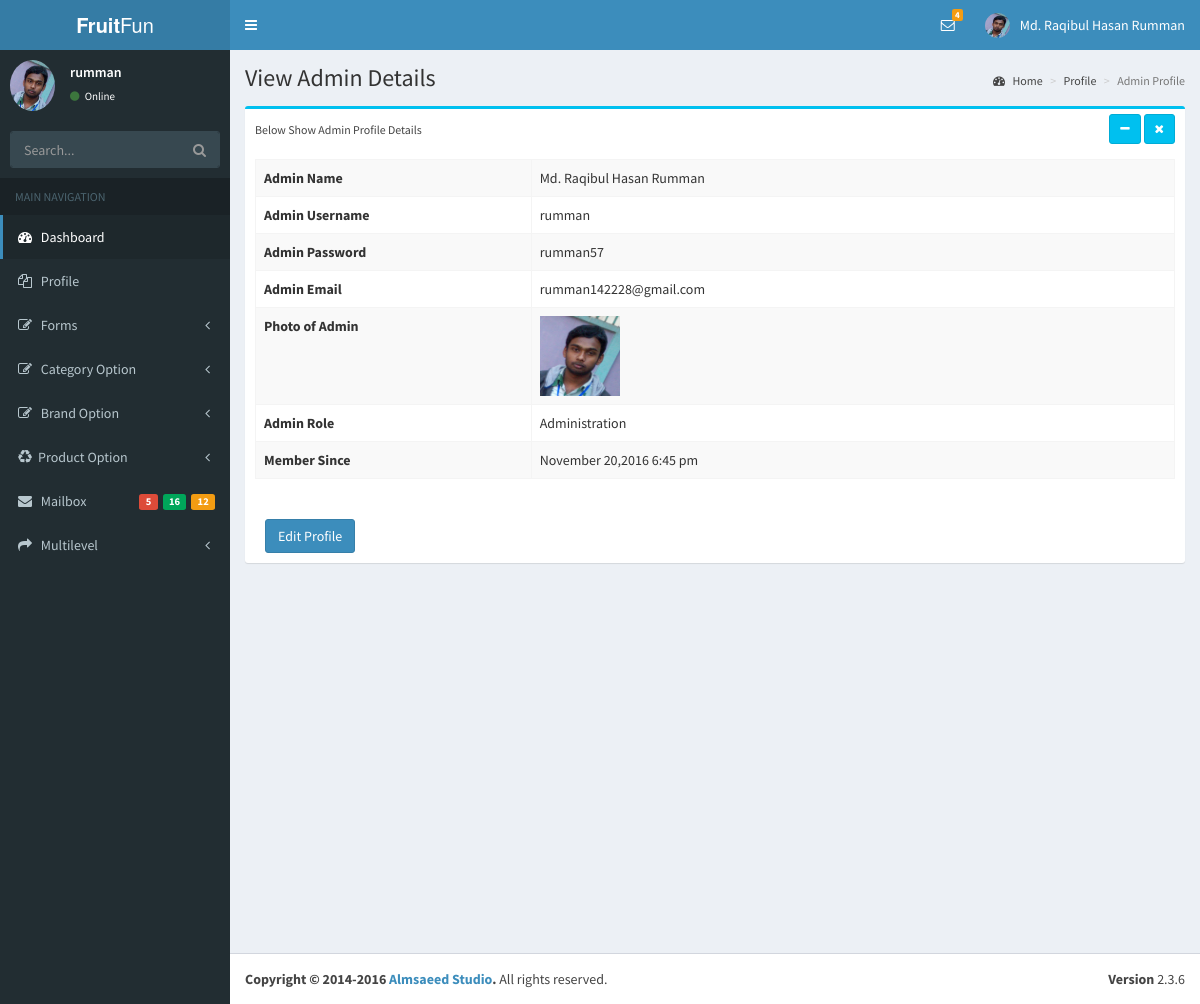
Page /myadmin/adminprofile.php (signed in) on the committed database.
### tables this page shows
CREATE TABLE `foradmin` (
  `AdminId` int(11) NOT NULL,
  `AdminName` varchar(255) NOT NULL,
  `AdminUser` varchar(255) NOT NULL,
  `AdminPass` varchar(255) NOT NULL,
  `AdminEmail` varchar(255) NOT NULL,
  `AdminImage` varchar(255) NOT NULL,
  `level` int(11) NOT NULL DEFAULT '0',
  `AdminDate` timestamp NOT NULL DEFAULT CURRENT_TIMESTAMP
);

### lib/Database.php (called while the page is built, shortened)
<?php
Class Database{
	public $host   = DB_HOST;
	public $user   = DB_USER;
	public $pass   = DB_PASS;
	public $dbname = DB_NAME;
	public $link;
	private function connectDB(){
	$this->link = new mysqli($this->host, $this->user, $this->pass, $this->dbname);
   }
	public function select($query){
		$result = $this->link->query($query) or die($this->link->error.__LINE__);
		if($result->num_rows > 0){
			return $result;
		} else {
			return false;
		}
	}
 }
?>

### lib/Session.php (called while the page is built, shortened)
<?php
  class Session{
     public static function get($key){
          if (isset($_SESSION[$key])) {
           return $_SESSION[$key];
          } else {
           return false;
          }
     }
  }
?>

### classes/Adminprofile.php (called while the page is built, shortened)
<?php
  $filepath = realpath(dirname(__FILE__));
  include_once ($filepath."/../lib/Database.php");
  include_once ($filepath."/../helpers/format.php");
class Adminprofile
{
	    private $db;
	  	function __construct()
	  	{
	  		$this->db = new Database();
	  	}
	  	public function getAdminProfileDetails($id){
	  		$query = "select * from foradmin where AdminId = '$id'";
        	$result = $this->db->select($query);
        	if($result){
        		return $result;
        	}
	  	}
}
?>

### helpers/format.php (called while the page is built, shortened)
<?php
class Format
{
	public function DateFormat($date)
	{
         return date("F j,Y  g:i a",strtotime($date));
	}
}
?>

### myadmin/adminprofile.php (the view, shortened to what this page needs)
<?php include('inc/adminheader.php');?>
<?php include('inc/adminsidebar.php');?>
<?php
 include_once ('../classes/Adminprofile.php');
 $af = new Adminprofile();
 $fm = new Format();
?>
  <div class="content-wrapper">
    <section class="content-header">
      <h1>
        View Admin Details
      </h1>
      <ol class="breadcrumb">
        <li><a href="#"><i class="fa fa-dashboard"></i> Home</a></li>
        <li><a href="#">Profile</a></li>
        <li class="active">Admin Profile</li>
      </ol>
    </section>
    <section class="content">
      <div class="row">
        <div class="col-md-12">
          <div class="box box-info">
            <div class="box-header">
              <small>Below Show Admin Profile Details</small>
              <div class="pull-right box-tools">
                <button type="button" class="btn btn-info btn-sm" data-widget="collapse" data-toggle="tooltip" title="Collapse">
                  <i class="fa fa-minus"></i></button>
                <button type="button" class="btn btn-info btn-sm" data-widget="remove" data-toggle="tooltip" title="Remove">
                  <i class="fa fa-times"></i></button>
              </div>
            </div>
            <div class="box-body pad">
             <table id="example1" class="table table-bordered table-striped">
          <?php
               $id =  Session::get('AdminId');
              $result = $af->getAdminProfileDetails($id);
             if($result){
              while ($value=$result->fetch_assoc()) {
          ?>
                <tr>
                  <th width="30%">Admin Name</th>
                  <td><?php echo $value['AdminName'];?></td>
                </tr>
                <tr>
                  <th width="30%">Admin Username</th>
                  <td><?php echo $value['AdminUser'];?></td>
                </tr>
                <tr>
                  <th width="30%">Admin Password</th>
                  <td><?php echo $value['AdminPass'];?></td>
                </tr>
                <tr>
                  <th width="30%">Admin Email</th>
                  <td><?php echo $value['AdminEmail'];?></td>
                </tr>
                <tr>
                  <th width="30%">Photo of Admin</th>
                  <td><img src="<?php echo $value['AdminImage'];?>" height="80" width="80"/></td>
                </tr>
                <tr>
                  <th width="30%">Admin Role</th>
                  <td>
                 <?php
                  if($value['level']==0)
                   echo "Administration";
                 elseif($value['level']==1)
                  echo "Author";
                 else
                  echo "Editor";?>
                  </td>
                </tr>
                <tr>
                  <th width="30%">Member Since</th>
                  <td><?php echo $fm->DateFormat($value['AdminDate']);?></td>
                </tr>
                <?php } }?>
              </table>
               <div style="margin-top:40px;margin-left:10px;">
               <a href="editadminpro.php?ape=<?php echo $id;?>"><button class="btn btn-primary">Edit Profile</button></a>
               </div>
            </div>
          </div>
        </div>
      </div>
    </section>
  </div>
<?php include('inc/foreditor.php');?>

### myadmin/inc/adminheader.php (shortened to what this page needs)
<?php
include '../lib/Session.php';
include_once '../lib/Database.php';
include_once '../helpers/format.php';
$db = new Database();
?>
<!DOCTYPE html>
<html>
<head>
  <link rel="stylesheet" href="bootstrap/css/bootstrap.min.css">
  <link rel="stylesheet" href="https://cdnjs.cloudflare.com/ajax/libs/font-awesome/4.5.0/css/font-awesome.min.css">
  <link rel="stylesheet" href="https://cdnjs.cloudflare.com/ajax/libs/ionicons/2.0.1/css/ionicons.min.css">
  <link rel="stylesheet" href="dist/css/AdminLTE.min.css">
  <link rel="stylesheet" href="dist/css/skins/_all-skins.min.css">
  <link rel="stylesheet" href="plugins/iCheck/flat/blue.css">
  <link rel="stylesheet" href="plugins/morris/morris.css">
  <link rel="stylesheet" href="plugins/jvectormap/jquery-jvectormap-1.2.2.css">
  <link rel="stylesheet" href="plugins/datepicker/datepicker3.css">
  <link rel="stylesheet" href="plugins/daterangepicker/daterangepicker.css">
  <link rel="stylesheet" href="plugins/bootstrap-wysihtml5/bootstrap3-wysihtml5.min.css">
  <link rel="stylesheet" href="../../plugins/datatables/dataTables.bootstrap.css">
</head>
<body class="hold-transition skin-blue sidebar-mini">
<div class="wrapper">
  <header class="main-header">
    <a href="index.php" class="logo">
      <span class="logo-lg"><b>Fruit</b>Fun</span>
    </a>
    <nav class="navbar navbar-static-top">
      <a href="#" class="sidebar-toggle" data-toggle="offcanvas" role="button">
      </a>
      <div class="navbar-custom-menu">
        <ul class="nav navbar-nav">
          <li class="dropdown messages-menu">
            <a href="#" class="dropdown-toggle" data-toggle="dropdown">
              <i class="fa fa-envelope-o"></i>
              <span class="label label-warning">4</span>
            </a>
          </li>
          <li class="dropdown user user-menu">
            <a href="#" class="dropdown-toggle" data-toggle="dropdown">
            <?php
             $ami = Session::get('AdminId');
             $iquery = "select * from foradmin where AdminId='$ami'";
             $iresult = $db->select($iquery);
             if($iresult){
               $ivalue = $iresult->fetch_assoc();
               $iimag = $ivalue['AdminImage'];
             }
            ?>
              <img src="<?php if(isset($iimag))echo $iimag;?>" class="user-image" alt="User Image">
              <span class="hidden-xs"><?php  if(!empty(Session::get('adminName'))) echo Session::get('adminName'); else echo Session::get('adminUser');?></span>
            </a>
          </li>
        </ul>
      </div>
    </nav>
  </header>

### myadmin/inc/adminsidebar.php (shortened to what this page needs)
<aside class="main-sidebar">
  <section class="sidebar">
    <div class="user-panel">
      <div class="pull-left image">
       <?php
           $ami = Session::get('AdminId');
           $iquery = "select * from foradmin where AdminId='$ami'";
           $iresult = $db->select($iquery);
           if($iresult){
             $ivalue = $iresult->fetch_assoc();
             $iimag = $ivalue['AdminImage'];
             $aname = $ivalue['AdminUser'];
           }
       ?>
        <img src="<?php if(isset($iimag))echo $iimag;?>" class="img-circle" alt="User Image">
      </div>
      <div class="pull-left info">
        <p><?php echo $aname;?></p>
        <a href="#"><i class="fa fa-circle text-success"></i> Online</a>
      </div>
    </div>
    <form action="#" method="get" class="sidebar-form">
      <div class="input-group">
        <input type="text" name="q" class="form-control" placeholder="Search...">
            <span class="input-group-btn">
              <button type="submit" name="search" id="search-btn" class="btn btn-flat"><i class="fa fa-search"></i>
              </button>
            </span>
      </div>
    </form>
    <ul class="sidebar-menu">
      <li class="header">MAIN NAVIGATION</li>
      <li class="active treeview">
        <a href="index.php">
          <i class="fa fa-dashboard"></i> <span>Dashboard</span>
        </a>
      </li>
       <li class="treeview">
        <a href="#">
          <i class="fa fa-files-o"></i>
          <span>Profile</span>
        </a>
      </li>
      <li class="treeview">
        <a href="#">
          <i class="fa fa-edit"></i> <span>Forms</span>
          <span class="pull-right-container">
            <i class="fa fa-angle-left pull-right"></i>
          </span>
        </a>
      </li>
      <li class="treeview">
        <a href="#">
          <i class="fa fa-edit"></i> <span>Category Option</span>
          <span class="pull-right-container">
            <i class="fa fa-angle-left pull-right"></i>
          </span>
        </a>
      </li>
      <li class="treeview">
        <a href="#">
          <i class="fa fa-edit"></i> <span>Brand Option</span>
          <span class="pull-right-container">
            <i class="fa fa-angle-left pull-right"></i>
          </span>
        </a>
      </li>
      <li class="treeview">
        <a href="#">
          <i class="fa fa-recycle"></i><span>Product Option</span>
          <span class="pull-right-container">
            <i class="fa fa-angle-left pull-right"></i>
          </span>
        </a>
      </li>
      <li>
        <a href="mailbox.php">
          <i class="fa fa-envelope"></i> <span>Mailbox</span>
          <span class="pull-right-container">
            <small class="label pull-right bg-yellow">12</small>
            <small class="label pull-right bg-green">16</small>
            <small class="label pull-right bg-red">5</small>
          </span>
        </a>
      </li>
      <li class="treeview">
        <a href="#">
          <i class="fa fa-share"></i> <span>Multilevel</span>
          <span class="pull-right-container">
            <i class="fa fa-angle-left pull-right"></i>
          </span>
        </a>
      </li>
    </ul>
  </section>
</aside>

### rows in the picture
foradmin: AdminImage (picture), AdminUser "rumman", AdminName "Md. Raqibul Hasan Rumman", AdminPass "rumman57", AdminEmail "rumman142228@gmail.com", level "Administration", AdminDate "November 20,2016 6:45 pm"

### other values in the picture
Session::get('adminName') "Md. Raqibul Hasan Rumman"
